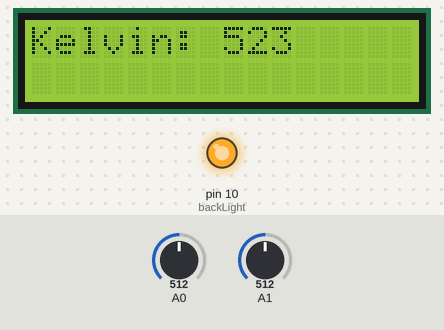
The sketch below on a simulated Arduino Uno, built with avr-gcc and run on an emulated ATmega328P. On the bench: 16×2 character LCD, output pins drawn as LEDs (lit = HIGH). Inputs (shaded band) come from the test bench; at power-on: A0 = 512, A1 = 512. What the sketch prints to the serial monitor is not drawn.

Above: at 1.2 s.
1.3 s: A0 set to 0
At 1.9 s:
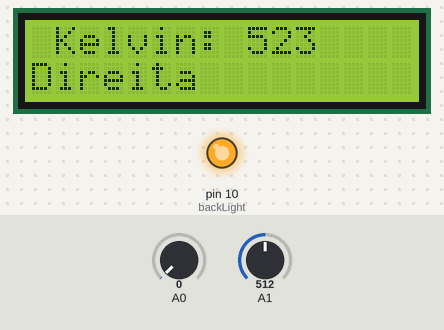
3.5 s: A0 set to 122
At 4.0 s:
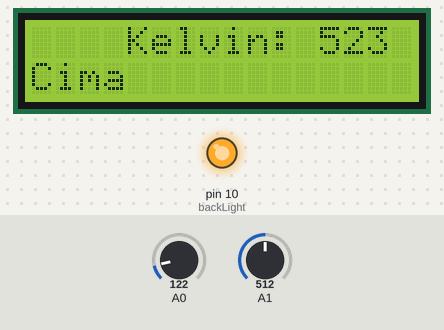
5.6 s: A0 set to 306
At 6.0 s:
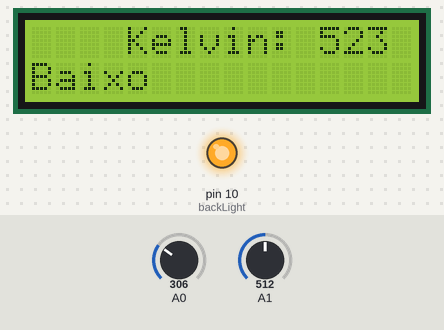
7.6 s: A1 set to 716
At 8.0 s:
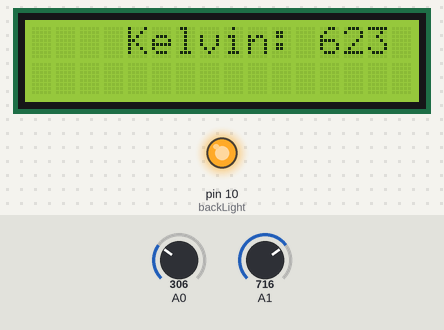
9.1 s: A1 set to 900
At 9.6 s:
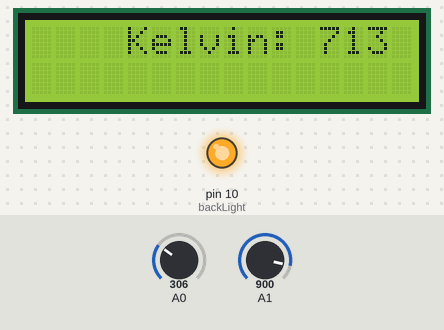
10.6 s: A1 set to 1023
At 11.2 s:
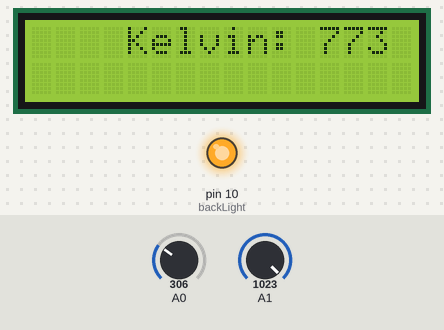
Timing chart, 0 to 13.1 s (numbered marks = the images above; inputs shaded):
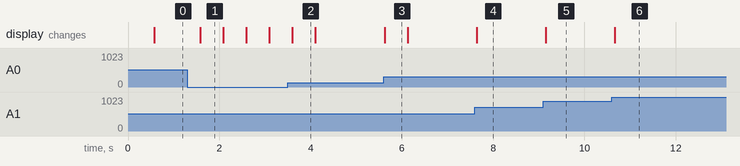

Measured:
- after the input at 1.3 s, the display: changes after 0.28 s (image 1)
- after the input at 3.5 s, the display: changes after 0.10 s (image 2)
- after the input at 5.6 s, the display: changes at once (image 3)
- after the input at 7.6 s, the display: changes at once (image 4)
- after the input at 9.1 s, the display: changes after 0.05 s (image 5)
- after the input at 10.6 s, the display: changes after 0.06 s (image 6)
- what the display in image 1 shows lasts 0.5 s, from 1.6 s to 2.1 s

The sketch:

MauricioEHugo-Kelvin.ino
```cpp
#include <LiquidCrystal.h>

// Define as conexões e cria o objeto para acesso
const int rs = 8, en = 9, d4 = 4, d5 = 5, d6 = 6, d7 = 7;
const int backLight = 10;
float temp;
int x = 0;
LiquidCrystal lcd(rs, en, d4, d5, d6, d7);

// Limites para detecção das teclas, em ordem crescente
struct {
  int limite;
  char *nome;
} teclas[] = {
  {   50, "Direita " },
  {  150, "Cima    " },
  {  350, "Baixo   " },
  {  500, "Esquerda" },
  {  750, "Select  " },
  { 1024, "        " }  // nenhuma tecla apertada
};

const char* colour[4]
        = { "Blue", "Red", "Orange", "Yellow" };

// Iniciação
void setup() {
  //Progama o pino de backlight como saída
  pinMode(backLight, OUTPUT);
  // Inicia o display e coloca uma mensagem
  lcd.begin(16, 2);
  Serial.begin(9600);

  // Acende o backlight
  digitalWrite(backLight, HIGH);
}

// Laço principal
void loop() {
  lcd.clear();
  static int teclaAnt = -1;   // última tecla detectada

  // Lê a tensão no pino A0
  int leitura = analogRead(A0);

  // Identifica a tecla apertada pela tensão lida
  int teclaNova;
  for (teclaNova = 0; ; teclaNova++) {
    if (leitura < teclas[teclaNova].limite) {
      break;
    }
  }

  Serial.println(teclaNova);
  if(teclaNova == 0){
    x += 1;
  } else if(teclaNova == 3){
    x -= 1 ;
  }

  // Atualiza a tela se pressionou uma nova tecla
  if (teclaNova != teclaAnt) {
    lcd.setCursor(0,1);
    lcd.print(teclas[teclaNova].nome);
    teclaAnt = teclaNova;
  }


   lcd.setCursor(x, 0);
   temp = (float(analogRead(A1)) * 5/(1023))/0.01 + 273,15;
   lcd.print(String("Kelvin: " + String(round(temp))));

  // Dá um tempo antes do próximo teste
  delay (500);
}
```
